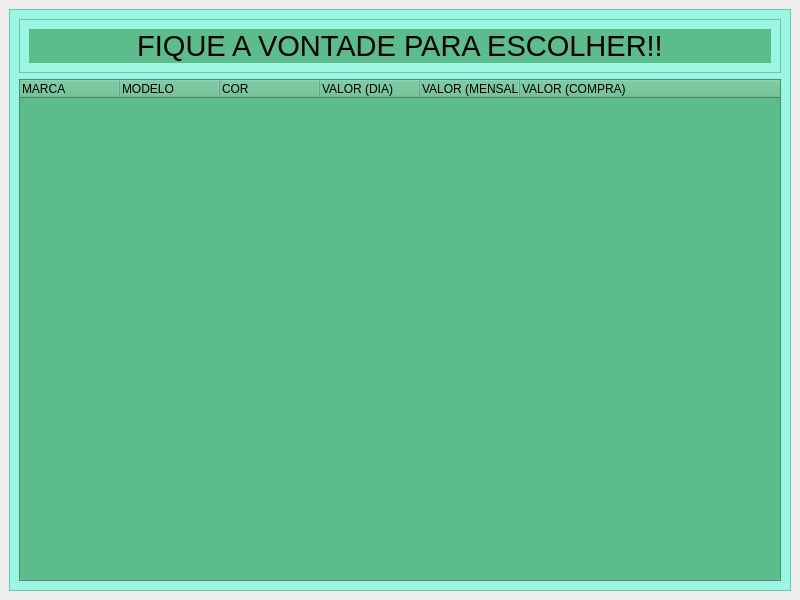
<?xml version="1.0" encoding="UTF-8"?>
<ui version="4.0">
 <class>MainWindow</class>
 <widget class="QMainWindow" name="MainWindow">
  <property name="geometry">
   <rect>
    <x>0</x>
    <y>0</y>
    <width>800</width>
    <height>600</height>
   </rect>
  </property>
  <property name="windowTitle">
   <string>MainWindow</string>
  </property>
  <widget class="QWidget" name="centralwidget">
   <layout class="QVBoxLayout" name="verticalLayout_3">
    <item>
     <widget class="QFrame" name="frame">
      <property name="styleSheet">
       <string notr="true">background-color: rgb(155,247,225);</string>
      </property>
      <property name="frameShape">
       <enum>QFrame::StyledPanel</enum>
      </property>
      <property name="frameShadow">
       <enum>QFrame::Raised</enum>
      </property>
      <layout class="QVBoxLayout" name="verticalLayout">
       <item>
        <widget class="QFrame" name="frame_2">
         <property name="frameShape">
          <enum>QFrame::StyledPanel</enum>
         </property>
         <property name="frameShadow">
          <enum>QFrame::Raised</enum>
         </property>
         <layout class="QVBoxLayout" name="verticalLayout_2">
          <item>
           <widget class="QLabel" name="label">
            <property name="styleSheet">
             <string notr="true">background-color:rgb(93,188,139);
</string>
            </property>
            <property name="text">
             <string>&lt;html&gt;&lt;head/&gt;&lt;body&gt;&lt;p align=&quot;center&quot;&gt;&lt;span style=&quot; font-size:22pt;&quot;&gt;FIQUE A VONTADE PARA ESCOLHER!!&lt;/span&gt;&lt;/p&gt;&lt;/body&gt;&lt;/html&gt;</string>
            </property>
           </widget>
          </item>
         </layout>
        </widget>
       </item>
       <item>
        <widget class="QTreeWidget" name="treeWidget">
         <property name="styleSheet">
          <string notr="true">background-color:rgb(93,188,139);
</string>
         </property>
         <column>
          <property name="text">
           <string>MARCA</string>
          </property>
         </column>
         <column>
          <property name="text">
           <string>MODELO</string>
          </property>
         </column>
         <column>
          <property name="text">
           <string>COR</string>
          </property>
         </column>
         <column>
          <property name="text">
           <string>VALOR (DIA)</string>
          </property>
         </column>
         <column>
          <property name="text">
           <string>VALOR (MENSAL)</string>
          </property>
         </column>
         <column>
          <property name="text">
           <string>VALOR (COMPRA)</string>
          </property>
         </column>
        </widget>
       </item>
      </layout>
     </widget>
    </item>
   </layout>
  </widget>
 </widget>
 <resources/>
 <connections/>
</ui>
